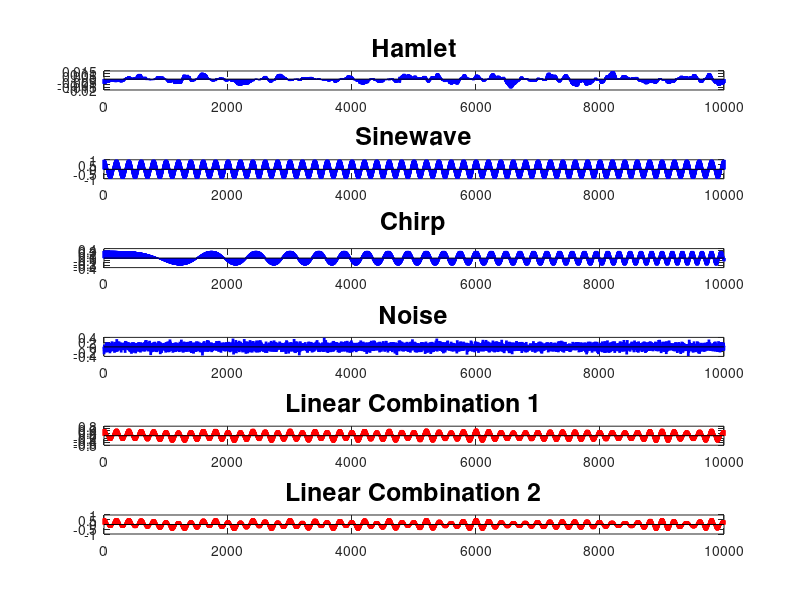

MATLAB code to generate this figure:

%--- LINEAR COMBINATION IN SOUND


fs = 44100; % cd quality sampling rate
N = 145000; % number of samples
M= 4

% signal 0: "Alas, Poor Yorick!"
load hamlet.mat
hamlet = 2*alas(1:N);
subplot(611)
stem(hamlet(1:10000),'b','Marker','none','LineWidth',2)
title('Hamlet','fontsize',18)
sound(hamlet,fs); % sound accepts a signal = vector and a sampling rate (samples per second)

% sine wave
n = 0:N-1;
sinewave = 0.99*cos(2*pi/200 * n)';
subplot(612)
stem(sinewave(1:10000),'b','Marker','none','LineWidth',2)
title('Sinewave','fontsize',18)
sound(sinewave,fs);

% chirp
chirp = 0.3*cos(2*pi/3000000 * n.^2)';
subplot(613)
stem(chirp(1:10000),'b','Marker','none','LineWidth',2)
title('Chirp','fontsize',18)
sound(chirp,fs)

% white gaussian noise
noise = 0.1*randn(N,1);
subplot(614)
stem(noise(1:10000),'b','Marker','none','LineWidth',2)
title('Noise','fontsize',18)
sound(noise,fs);

% check that all the vectors are the same length and orientation
size(hamlet)
size(sinewave)
size(chirp)
size(noise)

% build "X" matrix
X = [hamlet, sinewave, chirp, noise];
size(X)

% specify an "a" vector, multiply by "X", and listen to the result "y"
a = [1; 
    0; 
    0; 
    0]

y = X*a;
sound(y,fs);

% specify an "a" vector, multiply by "X", and listen to the result "y"
a = [0; 
    1; 
    0; 
    0]
y = X*a;
sound(y,fs);


% specify an "a" vector, multiply by "X", and listen to the result "y"
a = [0; 
    0; 
    1; 
    0]
y = X*a;
sound(y,fs);

% specify an "a" vector, multiply by "X", and listen to the result "y"
a = [0; 
    0; 
    0; 
    1]
y = X*a;
sound(y,fs);

% specify an "a" vector, multiply by "X", and listen to the result "y"
a = [0.5; 
    0.5; 
    0.25; 
    0.1]
y = X*a;
sound(y,fs);

subplot(615)
stem(y(1:10000),'r','Marker','none','LineWidth',2)
title('Linear Combination 1','fontsize',18)

% specify an "a" vector, multiply by "X", and listen to the result "y"
a = [0.25; 
    0.5; 
    0.5; 
    0.1]
y = X*a;
sound(y,fs);
subplot(616)
stem(y(1:10000),'r','Marker','none','LineWidth',2)
title('Linear Combination 2','fontsize',18)

